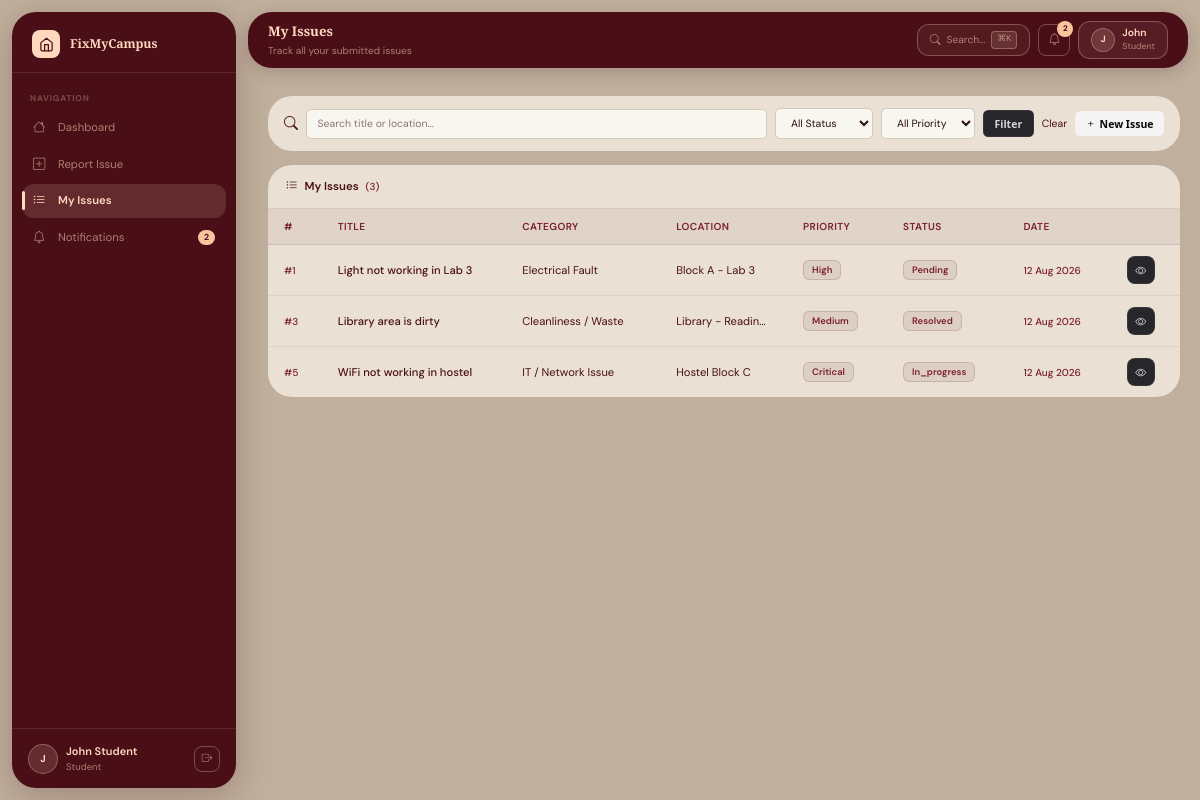
Screenshot of /reporter/my_issues.php (signed in) with the database file from the repository.
### tables this page shows
CREATE TABLE IF NOT EXISTS issues (
    issue_id INT(11) NOT NULL AUTO_INCREMENT,
    title VARCHAR(200) NOT NULL,
    description TEXT NOT NULL,
    category_id INT(11) DEFAULT NULL,
    location VARCHAR(200) NOT NULL,
    priority ENUM('low','medium','high','critical') NOT NULL DEFAULT 'medium',
    status ENUM('pending','in_progress','resolved','closed','rejected') NOT NULL DEFAULT 'pending',
    reported_by INT(11) NOT NULL,
    assigned_to INT(11) DEFAULT NULL,
    parent_id INT(11) DEFAULT NULL,
    is_parent TINYINT(1) DEFAULT 0,
    affected_count INT(11) DEFAULT 1,
    admin_remark TEXT DEFAULT NULL,
    created_at DATETIME DEFAULT CURRENT_TIMESTAMP,
    updated_at DATETIME DEFAULT CURRENT_TIMESTAMP ON UPDATE CURRENT_TIMESTAMP,
    PRIMARY KEY (issue_id),
    KEY fk_reported_by (reported_by),
    KEY fk_assigned_to (assigned_to),
    KEY fk_category (category_id),
    KEY fk_parent_issue (parent_id),
    CONSTRAINT fk_reported_by FOREIGN KEY (reported_by) REFERENCES users(user_id) ON DELETE CASCADE,
    CONSTRAINT fk_assigned_to FOREIGN KEY (assigned_to) REFERENCES users(user_id) ON DELETE SET NULL,
    CONSTRAINT fk_category FOREIGN KEY (category_id) REFERENCES categories(category_id) ON DELETE SET NULL,
    CONSTRAINT fk_parent_issue FOREIGN KEY (parent_id) REFERENCES issues(issue_id) ON DELETE SET NULL
);

CREATE TABLE IF NOT EXISTS categories (
    category_id INT(11) NOT NULL AUTO_INCREMENT,
    category_name VARCHAR(100) NOT NULL,
    icon VARCHAR(50) DEFAULT 'bi-tools',
    description TEXT DEFAULT NULL,
    PRIMARY KEY (category_id),
    UNIQUE KEY category_name (category_name)
);

### reporter/my_issues.php (the view, shortened to what this page needs)
<?php
require_once '../includes/notification_helper.php';
$u=currentUser();
$sf=trim($_GET['status']??'');$pf=trim($_GET['priority']??'');$search=trim($_GET['search']??'');
$where=["i.reported_by=?"];$params=[$u['id']];
$sql="SELECT i.*,c.category_name FROM issues i LEFT JOIN categories c ON i.category_id=c.category_id WHERE ".implode(' AND ',$where)." ORDER BY i.created_at DESC";
$stmt=$pdo->prepare($sql);$stmt->execute($params);$issues=$stmt->fetchAll();
?><!DOCTYPE html>
<html lang="en">
<head>
<link rel="stylesheet" href="https://cdn.jsdelivr.net/npm/bootstrap-icons@1.11.3/font/bootstrap-icons.min.css">
<script src="https://cdn.tailwindcss.com"></script>
<link rel="stylesheet" href="../assets/css/style.css">
</head>
<body>
<div class="app-wrapper">
  <?php include '../includes/sidebar.php';?>
  <div class="main-content">
    <?php include '../includes/topbar.php';?>
    <div class="page-content">
      <form method="GET" class="filter-bar">
        <i class="bi bi-search" style="color:var(--text-dim);"></i>
        <input type="text" name="search" placeholder="Search title or location..." value="<?=htmlspecialchars($search)?>" class="bg-[#f8f6f0] border border-[#d4c8b8] text-[#2b0d0d] placeholder-[#8a7575] text-xs rounded-md px-3 py-2 focus:outline-none focus:border-amber-700 focus:ring-1 focus:ring-amber-700" style="flex:1;min-width:150px;">
        <select name="status" class="bg-[#f8f6f0] border border-[#d4c8b8] text-[#2b0d0d] placeholder-[#8a7575] text-xs rounded-md px-3 py-2 focus:outline-none focus:border-amber-700 focus:ring-1 focus:ring-amber-700">
          <option value="">All Status</option>
        </select>
        <select name="priority" class="bg-[#f8f6f0] border border-[#d4c8b8] text-[#2b0d0d] placeholder-[#8a7575] text-xs rounded-md px-3 py-2 focus:outline-none focus:border-amber-700 focus:ring-1 focus:ring-amber-700">
          <option value="">All Priority</option>
        </select>
        <button type="submit" class="bg-zinc-800 text-zinc-300 border border-zinc-700/60 hover:bg-zinc-700/80 hover:text-zinc-100 font-sans text-xs font-semibold px-3 py-1.5 rounded-md transition-colors shadow-none focus:outline-none focus:ring-1 focus:ring-zinc-600">Filter</button>
        <a href="my_issues.php" style="font-size:.75rem;color:var(--text-dim);align-self:center;">Clear</a>
        <a href="report_issue.php" class="bg-zinc-100 text-zinc-950 hover:bg-zinc-200 font-sans text-xs font-semibold px-3 py-1.5 rounded-md transition-colors shadow-none focus:outline-none focus:ring-1 focus:ring-zinc-400 inline-flex items-center" style="margin-left:auto;"><i class="bi bi-plus me-1"></i>New Issue</a>
      </form>
      <div class="panel">
        <div class="panel-header"><span><i class="bi bi-list-ul me-2"></i>My Issues <span class="issue-id" style="margin-left:4px;">(<?=count($issues)?>)</span></span></div>
        <?php if(empty($issues)):?>
          <div class="empty-state"><i class="bi bi-inbox"></i><h5>No issues found</h5><p><?=$search||$sf||$pf?'Try adjusting your filters.':'You haven\'t reported any issues yet.'?></p><?php if(!$search&&!$sf&&!$pf):?><a href="report_issue.php" class="btn btn-primary" style="margin-top:12px;display:inline-flex;"><i class="bi bi-plus me-1"></i>Report Your First Issue</a><?php endif;?></div>
        <?php else:?>
          <table class="table-dark-custom">
            <thead><tr><th>#</th><th>Title</th><th>Category</th><th>Location</th><th>Priority</th><th>Status</th><th>Date</th><th></th></tr></thead>
            <tbody>
            <?php foreach($issues as $iss):?>
            <tr>
              <td><span class="issue-id">#<?=$iss['issue_id']?></span></td>
              <td style="max-width:160px;overflow:hidden;text-overflow:ellipsis;white-space:nowrap;font-weight:500;"><?=htmlspecialchars($iss['title'])?></td>
              <td class="text-muted"><?=htmlspecialchars($iss['category_name']??'—')?></td>
              <td class="text-muted" style="max-width:110px;overflow:hidden;text-overflow:ellipsis;white-space:nowrap;"><?=htmlspecialchars($iss['location']??'—')?></td>
              <td><?=getPriorityBadge($iss['priority'])?></td>
              <td><?=getStatusBadge($iss['status'])?></td>
              <td><span class="issue-id"><?=date('d M Y',strtotime($iss['created_at']))?></span></td>
              <td><a href="view_issue.php?id=<?=$iss['issue_id']?>" class="btn-sm-icon" title="View"><i class="bi bi-eye"></i></a></td>
            </tr>
            <?php endforeach;?>
            </tbody>
          </table>
        <?php endif;?>
      </div>
    </div>
  </div>
</div>
</body></html>

### includes/notification_helper.php (shortened to what this page needs)
<?php
function getPriorityBadge($priority) {
    $map = [
        'low'      => '<span class="badge badge-emerald">Low</span>',
        'medium'   => '<span class="badge badge-blue">Medium</span>',
        'high'     => '<span class="badge badge-amber">High</span>',
        'critical' => '<span class="badge badge-rose">Critical</span>',
    ];
    return $map[$priority] ?? '<span class="badge badge-zinc">' . ucfirst($priority) . '</span>';
}
function getStatusBadge($status) {
    $map = [
        'pending'     => '<span class="badge badge-amber">Pending</span>',
        'in_progress' => '<span class="badge badge-blue">In Progress</span>',
        'resolved'    => '<span class="badge badge-emerald">Resolved</span>',
        'closed'      => '<span class="badge badge-zinc">Closed</span>',
        'rejected'    => '<span class="badge badge-rose">Rejected</span>',
    ];
    return $map[$status] ?? '<span class="badge badge-zinc">' . ucfirst($status) . '</span>';
}

### assets/css/style.css (style rules this page uses)
*,*::before,*::after { box-sizing:border-box;margin:0;padding:0 }
:root { --bg:#bfaf9c; --burg:#4A0E17; --burg2:#7B1E2B; --burg3:#5E1120; --cream:#EAE0D3; --cream2:#F5EDE3; --peach:#FFD8BE; --peach2:#FBC49E; --peach-dim:rgba(255,216,190,.55); --peach-dimmer:rgba(255,216,190,.3); --r:24px; --r-sm:12px; --g:12px; --sidebar-w:224px; --sidebar-margin:12px; }
html,body { min-height:100vh;background:var(--bg);font-family:'DM Sans',sans-serif;color:var(--burg);-webkit-font-smoothing:antialiased;font-size:14px }
a { text-decoration:none;transition:color .15s }
.app-wrapper { display:flex;min-height:100vh;background:var(--bg) }
.main-content { margin-left:calc(var(--sidebar-w) + var(--sidebar-margin) + var(--g)); flex:1; min-height:100vh; }
.page-content { padding:16px 20px 28px;max-width:1280px;margin:0 auto }
.panel { background:var(--cream);border-radius:var(--r);margin-bottom:14px;overflow:hidden }
.panel-header { padding:13px 18px;border-bottom:1px solid rgba(74,14,23,.1);font-size:.82rem;font-weight:600;color:var(--burg);display:flex;justify-content:space-between;align-items:center }
.table-dark-custom,.table-custom { width:100%;border-collapse:collapse;font-size:.8rem }
.table-dark-custom thead th,.table-custom thead th { background:rgba(74,14,23,.06);color:var(--burg2);font-weight:600;padding:10px 16px;border-bottom:1px solid rgba(74,14,23,.1);text-align:left;white-space:nowrap;font-size:.72rem;text-transform:uppercase;letter-spacing:.04em }
.table-dark-custom tbody td,.table-custom tbody td { padding:11px 16px;border-bottom:1px solid rgba(74,14,23,.07);color:var(--burg);vertical-align:middle }
.table-dark-custom tbody tr:last-child td,.table-custom tbody tr:last-child td { border-bottom:none }
.issue-id { font-family:'DM Sans',monospace;font-size:.72rem;color:var(--burg2);font-weight:500 }
.text-muted { color:var(--burg2) }
.badge { display:inline-flex;align-items:center;border-radius:6px;padding:2px 8px;font-size:.67rem;font-weight:600;border:1px solid }
.badge-zinc { background:rgba(74,14,23,.08);color:var(--burg2);border-color:rgba(74,14,23,.15) }
.filter-bar { display:flex;gap:8px;flex-wrap:wrap;align-items:center;padding:12px 16px;background:var(--cream);border-radius:var(--r);margin-bottom:14px }
.filter-bar input,.filter-bar select { background:#f8f6f0;border:1px solid #d4c8b8;border-radius:0.375rem;color:#2b0d0d;padding:7px 11px;font-size:.75rem;font-family:'DM Sans',sans-serif;outline:none;transition:border-color .15s,box-shadow .15s }
.filter-bar select option { background:#ffffff;color:#2b0d0d }
.btn-sm-icon { width:28px;height:28px;border-radius:8px;border:1px solid rgba(63,63,70,.6);background:#27272a;color:#d4d4d8;display:inline-flex;align-items:center;justify-content:center;cursor:pointer;font-size:.78rem;text-decoration:none;transition:all .15s }
button,input[type="submit"] { font-family:'DM Sans',sans-serif;font-size:0.75rem;font-weight:600;border-radius:0.375rem;padding:0.375rem 0.75rem;transition:background-color .15s,border-color .15s,color .15s;box-shadow:none;background-color:#f4f4f5;color:#09090b;border:1px solid transparent;cursor:pointer }
input[type="text"],input[type="email"],input[type="password"],input[type="tel"],input[type="search"],select,textarea { background-color:#f8f6f0;border:1px solid #d4c8b8;color:#2b0d0d;font-size:0.75rem;border-radius:0.375rem;padding:0.5rem 0.75rem;font-family:'DM Sans',sans-serif;outline:none;transition:border-color .15s,box-shadow .15s }
input[type="text"]::placeholder,input[type="email"]::placeholder,input[type="password"]::placeholder,input[type="tel"]::placeholder,input[type="search"]::placeholder,textarea::placeholder { color:#8a7575;opacity:1 }
select option { background-color:#ffffff;color:#2b0d0d }
.me-1 { margin-right:4px }
.me-2 { margin-right:8px }

### rows the page displays
issues: issue_id "1", title "Light not working in Lab 3", category.category_name "Electrical Fault", location "Block A - Lab 3", priority "High", status "Pending", created_at "12 Aug 2026"
issues: issue_id "3", title "Library area is dirty", category.category_name "Cleanliness / Waste", location "Library - Readin…", priority "Medium", status "Resolved", created_at "12 Aug 2026"
issues: issue_id "5", title "WiFi not working in hostel", category.category_name "IT / Network Issue", location "Hostel Block C", priority "Critical", status "In_progress", created_at "12 Aug 2026"

### other values shown
$item['label'] "Dashboard"
$item['label'] "Report Issue"
$item['label'] "My Issues"
$item['label'] "Notifications"
$item['badge'] "2"
$initials "J"
$u['name'] "John Student"
$u['role'] "Student"
$pageTitle "My Issues"
$pageSubtitle "Track all your submitted issues"
$unread "2"
substr($u['name'],0,1) "J"
explode(' ',$u['name'])[0] "John"
$role "Student"
count($issues) "3"
